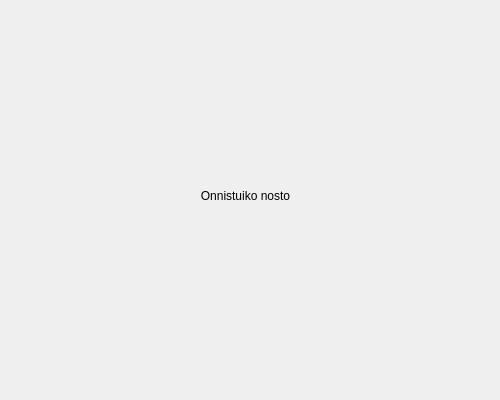
<?xml version="1.0" encoding="UTF-8"?>
<ui version="4.0">
 <class>StatusWithdrawal</class>
 <widget class="QDialog" name="StatusWithdrawal">
  <property name="geometry">
   <rect>
    <x>0</x>
    <y>0</y>
    <width>500</width>
    <height>400</height>
   </rect>
  </property>
  <property name="windowTitle">
   <string>Dialog</string>
  </property>
  <widget class="QLabel" name="label_status">
   <property name="geometry">
    <rect>
     <x>120</x>
     <y>110</y>
     <width>251</width>
     <height>171</height>
    </rect>
   </property>
   <property name="text">
    <string>Onnistuiko nosto</string>
   </property>
   <property name="alignment">
    <set>Qt::AlignmentFlag::AlignCenter</set>
   </property>
  </widget>
 </widget>
 <resources/>
 <connections/>
</ui>
